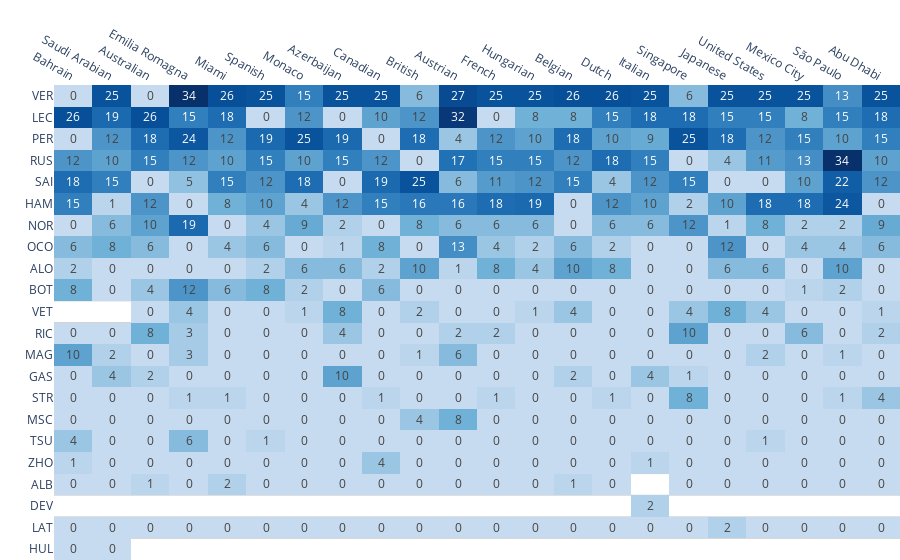

The notebook cell this image was saved under:
### Markdown cell above
The final step is to plot a heatmap using plotly

### Code cell
fig = px.imshow(
    results,
    text_auto=True,
    aspect='auto',  # Automatically adjust the aspect ratio
    color_continuous_scale=[[0,    'rgb(198, 219, 239)'],  # Blue scale
                            [0.25, 'rgb(107, 174, 214)'],
                            [0.5,  'rgb(33,  113, 181)'],
                            [0.75, 'rgb(8,   81,  156)'],
                            [1,    'rgb(8,   48,  107)']],
    labels={'x': 'Race',
            'y': 'Driver',
            'color': 'Points'}       # Change hover texts
)
fig.update_xaxes(title_text='')      # Remove axis titles
fig.update_yaxes(title_text='')
fig.update_yaxes(tickmode='linear')  # Show all ticks, i.e. driver names
fig.update_yaxes(showgrid=True, gridwidth=1, gridcolor='LightGrey',
                 showline=False,
                 tickson='boundaries')              # Show horizontal grid only
fig.update_xaxes(showgrid=False, showline=False)    # And remove vertical grid
fig.update_layout(plot_bgcolor='rgba(0,0,0,0)')     # White background
fig.update_layout(coloraxis_showscale=False)        # Remove legend
fig.update_layout(xaxis=dict(side='top'))           # x-axis on top
fig.update_layout(margin=dict(l=0, r=0, b=0, t=0))  # Remove border margins
fig
#show(fig)

### Figure 1 — Plotly figure (JSON) as saved in the notebook; plotly's stock layout.template omitted (floating-point values rounded to 4 significant figures; data arrays with more than 128 entries replaced by an {"elided": "..."} marker saying what was removed)
{"data": [{"coloraxis": "coloraxis", "hovertemplate": "Race: %{x}<br>Driver: %{y}<br>Points: %{z}<extra></extra>", "name": "0", "texttemplate": "%{z}", "type": "heatmap", "x": ["Bahrain", "Saudi Arabian", "Australian", "Emilia Romagna", "Miami", "Spanish", "Monaco", "Azerbaijan", "Canadian", "British", "Austrian", "French", "Hungarian", "Belgian", "Dutch", "Italian", "Singapore", "Japanese", "United States", "Mexico City", "São Paulo", "Abu Dhabi"], "xaxis": "x", "y": ["VER", "LEC", "PER", "RUS", "SAI", "HAM", "NOR", "OCO", "ALO", "BOT", "VET", "RIC", "MAG", "GAS", "STR", "MSC", "TSU", "ZHO", "ALB", "DEV", "LAT", "HUL"], "yaxis": "y", "z": {"elided": "22x22 int values"}}], "layout": {"coloraxis": {"colorbar": {"title": {"text": "Points"}}, "colorscale": [[0, "rgb(198, 219, 239)"], [0.25, "rgb(107, 174, 214)"], [0.5, "rgb(33,  113, 181)"], [0.75, "rgb(8,   81,  156)"], [1, "rgb(8,   48,  107)"]], "showscale": false}, "margin": {"b": 0, "l": 0, "r": 0, "t": 0}, "plot_bgcolor": "rgba(0,0,0,0)", "xaxis": {"anchor": "y", "domain": [0, 1], "showgrid": false, "showline": false, "side": "top", "title": {"text": ""}}, "yaxis": {"anchor": "x", "autorange": "reversed", "domain": [0, 1], "gridcolor": "LightGrey", "gridwidth": 1, "showgrid": true, "showline": false, "tickmode": "linear", "tickson": "boundaries", "title": {"text": ""}}}}
